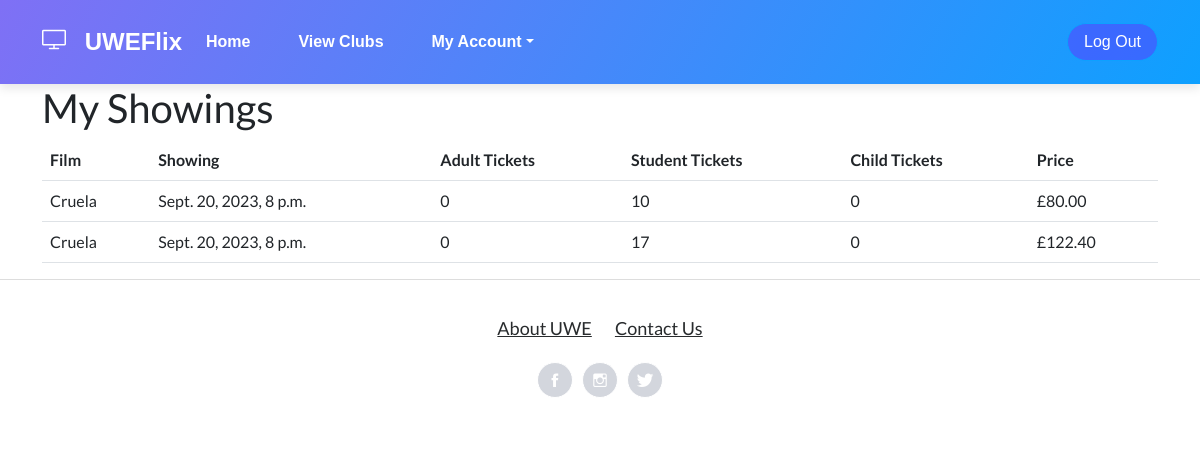
Page /index/bookings/ (signed in) on the committed database.
### Bookings/models.py (models this page shows, shortened)
class Booking(models.Model):
    ADULT = 'Adult'
    STUDENT = 'Student'
    CHILD = 'Child'
    TICKET_TYPES = [
        (ADULT, 'Adult'),
        (STUDENT, 'Student'),
        (CHILD, 'Child'),
    ]
    user = models.ForeignKey(User, on_delete=models.CASCADE)
    showing = models.ForeignKey(Showing, on_delete=models.CASCADE)
    adult_tickets = models.PositiveIntegerField(default=0)
    student_tickets = models.PositiveIntegerField(default=0)
    child_tickets = models.PositiveIntegerField(default=0)
    price = models.DecimalField(max_digits=6, decimal_places=2, default=0)
    purchased = models.BooleanField(default=False)

### CinManager/models.py (models this page shows)
class Showing(models.Model):
    id = models.AutoField(primary_key=True)
    film = models.ForeignKey(Film, on_delete=models.DO_NOTHING)
    screen = models.ForeignKey(Screen, on_delete=models.DO_NOTHING)
    date = models.DateTimeField()
    bookedseats = models.IntegerField(default=0)

class Film(models.Model):
    id = models.AutoField(primary_key=True)
    title = models.CharField(max_length=100)
    age_rating = models.PositiveSmallIntegerField()
    duration = models.PositiveIntegerField()
    trailer_description = models.TextField()
    imageurl = models.CharField(max_length=1000)

### Index/views.py (the view)
# urls.py: path('bookings/', views.purchased_bookings, name='purchased_bookings'),
def purchased_bookings(request):
    purchased_bookings = Booking.objects.filter(user=request.user, purchased=True, showing__date__gt=timezone.now().date())
    context = {'bookings': purchased_bookings}
    return render(request, 'UWEFlix/purchased_bookings.html', context)

### web_project/templates/UWEFlix/purchased_bookings.html
{% extends 'UWEFlix/layout.html' %}
{% block content %}
<div class="container">
    <h1>My Showings</h1>
    {% if bookings %}
        <table class="table">
            <thead>
                <tr>
                    <th>Film</th>
                    <th>Showing</th>
                    <th>Adult Tickets</th>
                    <th>Student Tickets</th>
                    <th>Child Tickets</th>
                    <th>Price</th>
                </tr>
            </thead>
            <tbody>
                {% for booking in bookings %}
                    <tr>
                        <td>{{ booking.showing.film.title }}</td>
                        <td>{{ booking.showing.date }}</td>
                        <td>{{ booking.adult_tickets }}</td>
                        <td>{{ booking.student_tickets }}</td>
                        <td>{{ booking.child_tickets }}</td>
                        <td>£{{ booking.price }}</td>
                    </tr>
                {% endfor %}
            </tbody>
        </table>
    {% else %}
        <p>You have no bookings coming up.</p>
    {% endif %}
</div>
{% endblock %}

### rows in the picture
Booking: showing.film "Cruela", showing "Sept. 20, 2023, 8 p.m.", adult_tickets "0", student_tickets "10", child_tickets "0", price "80.00"
Booking: showing.film "Cruela", showing "Sept. 20, 2023, 8 p.m.", adult_tickets "0", student_tickets "17", child_tickets "0", price "122.40"
